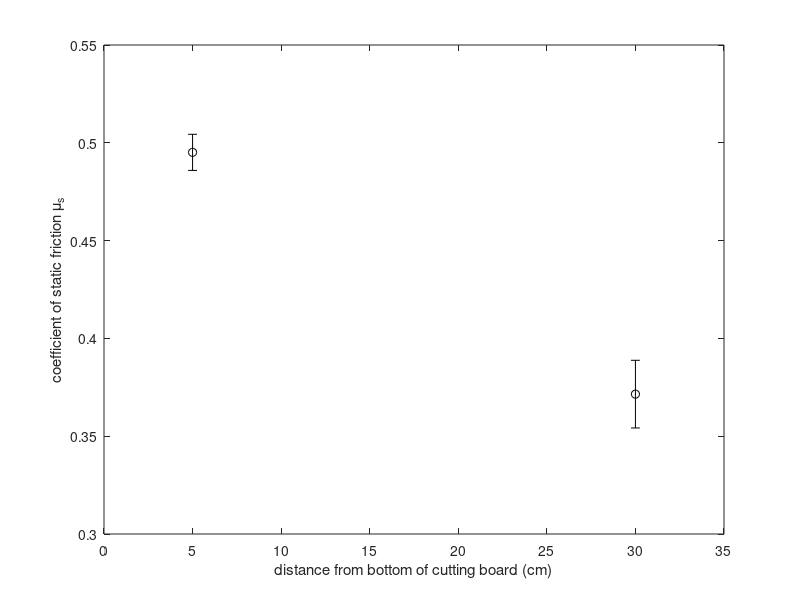
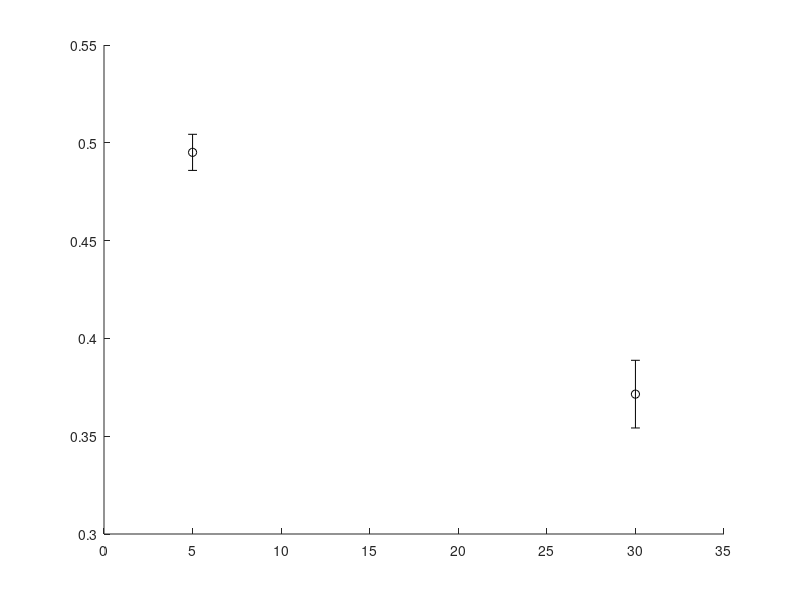

Write the MATLAB code that produced these figures, in order. (Note: this script raises an error after producing the figures.)
%% initializing workspace
close all; % close all figure windows
clearvars; % clear variables from the workspace

%% import data (manual entry)
distances = [5, 30]; % distance from the bottom of the cutting board in cm  
mus = [0.49512, 0.37151];  % measured coefficient of friciton
muerrors = [0.00923, 0.0173]; % uncertainty in the coefficient of friciton

%% plot the data -- basic version
fig1 = figure('color','w'); % create a new figure window
errorbar(distances,mus,muerrors,'ko');  % Plot the data with errorbars
                                        % x-axis: distances
                                        % y-axis: mus
                                        % y error bars: muerrors
                                        % marker specification: 'ko' ('k'=black 'o'=circle)
                                        
xlabel('distance from bottom of cutting board (cm)'); %label x axis (with units)
ylabel('coefficient of static friction \mu_s'); % label y axis (backslash for Greek symbols)
xlim([0,35]); ylim([0.3,0.55]); % set limits of the axes

exportgraphics(fig1,'static-friciton-plot-basic.jpg','Resolution',600); % export figure 1 as "static-friciton-plot-basic.jpg" 
                                                                  % using a resolution of 600 dots per inch (high resolution)

%% plot the data -- improved version, considering "salience" & "simplicity"
fig2 = figure('color','w'); % create a new figure window
errorbar(distances,mus,muerrors,'ko','MarkerFaceColor','k','LineWidth',1,'MarkerSize',7); % plot the data
                    % x-axis: distances
                    % y-axis: mus
                    % y error bars: muerrors
                    % marker specification: 'ko' ('k'=black 'o'=circle)
                    % MarkerFaceColor = 'k' (black), for "salience" 
                    % Linewidth = 1 pt, thicker lines for "salience"
                    % MarkerSize = 7 pt, bigger data points for "salience"
                                       
                                       
xlabel('distance from bottom of cutting board (cm)','FontSize',18); %label x axis (with units), increasing FontSize for "salience"
ylabel('coefficient of static friction \mu_s','FontSize',18); % label y axis (backslash for Greek symbols), increasing FontSize for "salience" 
xlim([0,35]); ylim([0.3,0.55]); % set limits of the axes
set(gca,'XTick',[0, 10, 20, 30]); % set the x-tick locations manually (reduce number of ticks for "simplicity")
set(gca,'YTick',[0.3, 0.4, 0.5]); % set the y-tick locations manually (reduce number of ticks for "simplicity")

exportgraphics(fig2,'static-friciton-plot-improved.jpg','Resolution',600); % export figure 2 as "static-friciton-plot-improved.jpg" 
                                                                           % using a resolution of 600 dots per inch (high resolution)